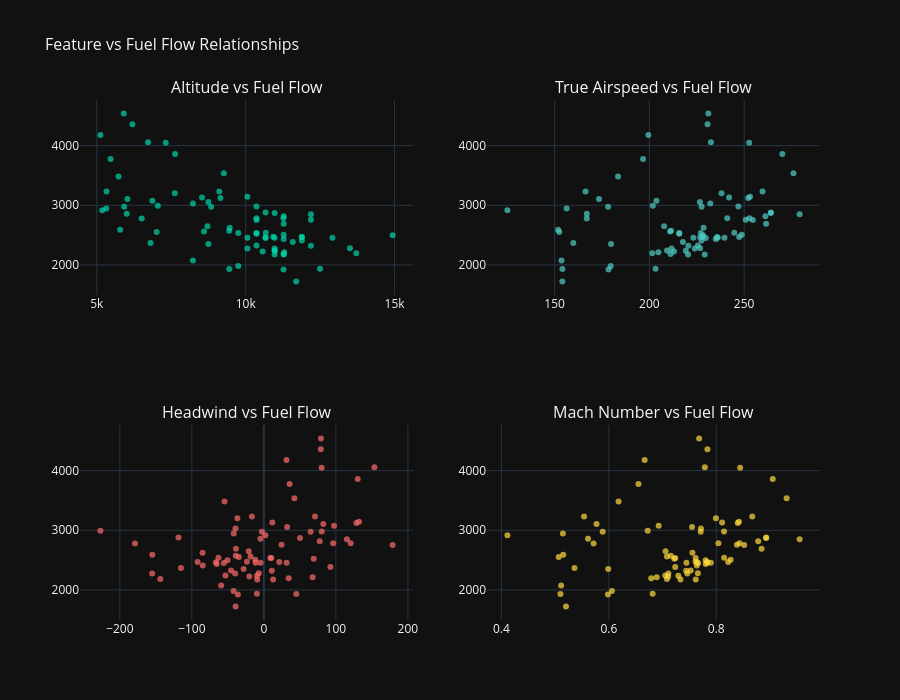

The notebook cell saved with this chart:
### Code cell
# --- 3c. Key Scatter Plots ---

fig = make_subplots(
    rows=2, cols=2,
    subplot_titles=(
        'Altitude vs Fuel Flow', 'True Airspeed vs Fuel Flow',
        'Headwind vs Fuel Flow', 'Mach Number vs Fuel Flow'
    )
)

scatter_config = [
    ('baro_altitude', 'fuel_flow', '#00d4aa', 1, 1),
    ('true_airspeed', 'fuel_flow', '#4ecdc4', 1, 2),
    ('headwind', 'fuel_flow', '#ff6b6b', 2, 1),
    ('mach_number', 'fuel_flow', '#ffd93d', 2, 2),
]

for x_col, y_col, color, row, col in scatter_config:
    fig.add_trace(
        go.Scatter(
            x=df[x_col], y=df[y_col],
            mode='markers',
            marker=dict(color=color, size=6, opacity=0.7),
            name=x_col
        ),
        row=row, col=col
    )

fig.update_layout(
    title_text='Feature vs Fuel Flow Relationships',
    title_font_size=16,
    showlegend=False,
    template='plotly_dark',
    height=700
)
fig.show()
